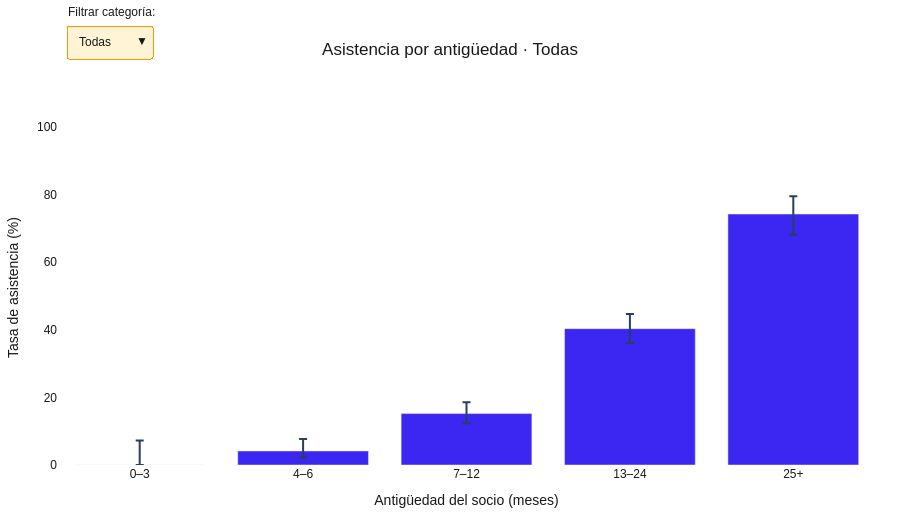

This figure's notebook cell:
### Markdown cell above
### 5. Gráfico interactivo

Usa el desplegable para filtrar por categoría de clase. Pasa el cursor sobre las columnas para ver reservas, asistencias y tasas.

### Code cell
fig = make_interactive_figure(df)
fig.show()

### Figure 1 — Plotly figure (JSON) as saved in the notebook; plotly's stock layout.template omitted (floating-point values rounded to 4 significant figures)
{"data": [{"customdata": [[49, 0], [217, 9], [513, 78], [496, 200], [225, 167]], "error_y": {"array": [7.27, 3.546, 3.365, 4.375, 5.275], "arrayminus": [-6.939e-16, 1.95, 2.848, 4.227, 6.088], "type": "data", "visible": true}, "hovertemplate": "Antigüedad: %{x} meses<br>Asistencia: %{y:.1f}%<br>Reservas: %{customdata[0]:.0f}<br>Asistencias: %{customdata[1]:.0f}<extra></extra>", "marker": {"color": "#3C26F1"}, "name": "Todas", "type": "bar", "visible": true, "x": ["0–3", "4–6", "7–12", "13–24", "25+"], "y": [0.0, 4.147, 15.2, 40.32, 74.22]}, {"customdata": [[3, 0], [10, 1], [23, 4], [28, 11], [12, 9]], "error_y": {"array": [56.15, 30.42, 19.75, 18.31, 16.11], "arrayminus": [-5.551e-15, 8.212, 10.41, 15.72, 28.23], "type": "data", "visible": true}, "hovertemplate": "Antigüedad: %{x} meses<br>Asistencia: %{y:.1f}%<br>Reservas: %{customdata[0]:.0f}<br>Asistencias: %{customdata[1]:.0f}<extra></extra>", "marker": {"color": "#FF9500"}, "name": "Aqua", "type": "bar", "visible": false, "x": ["0–3", "4–6", "7–12", "13–24", "25+"], "y": [0.0, 10.0, 17.39, 39.29, 75.0]}, {"customdata": [[10, 0], [55, 2], [119, 19], [141, 57], [51, 32]], "error_y": {"array": [27.75, 8.687, 7.629, 8.25, 11.93], "arrayminus": [0, 2.633, 5.5, 7.742, 13.72], "type": "data", "visible": true}, "hovertemplate": "Antigüedad: %{x} meses<br>Asistencia: %{y:.1f}%<br>Reservas: %{customdata[0]:.0f}<br>Asistencias: %{customdata[1]:.0f}<extra></extra>", "marker": {"color": "#FF9500"}, "name": "Cycling", "type": "bar", "visible": false, "x": ["0–3", "4–6", "7–12", "13–24", "25+"], "y": [0.0, 3.636, 15.97, 40.43, 62.75]}, {"customdata": [[22, 0], [91, 4], [250, 43], [202, 85], [102, 81]], "error_y": {"array": [14.87, 6.367, 5.165, 6.894, 6.709], "arrayminus": [0, 2.673, 4.173, 6.598, 8.844], "type": "data", "visible": true}, "hovertemplate": "Antigüedad: %{x} meses<br>Asistencia: %{y:.1f}%<br>Reservas: %{customdata[0]:.0f}<br>Asistencias: %{customdata[1]:.0f}<extra></extra>", "marker": {"color": "#FF9500"}, "name": "HIIT", "type": "bar", "visible": false, "x": ["0–3", "4–6", "7–12", "13–24", "25+"], "y": [0.0, 4.396, 17.2, 42.08, 79.41]}, {"customdata": [[9, 0], [36, 1], [80, 8], [74, 29], [34, 24]], "error_y": {"array": [29.91, 11.39, 8.511, 11.39, 12.58], "arrayminus": [0, 2.286, 4.845, 10.32, 16.76], "type": "data", "visible": true}, "hovertemplate": "Antigüedad: %{x} meses<br>Asistencia: %{y:.1f}%<br>Reservas: %{customdata[0]:.0f}<br>Asistencias: %{customdata[1]:.0f}<extra></extra>", "marker": {"color": "#FF9500"}, "name": "Strength", "type": "bar", "visible": false, "x": ["0–3", "4–6", "7–12", "13–24", "25+"], "y": [0.0, 2.778, 10.0, 39.19, 70.59]}, {"customdata": [[5, 0], [23, 1], [35, 4], [48, 18], [24, 19]], "error_y": {"array": [43.45, 16.64, 14.52, 14.14, 11.59], "arrayminus": [0, 3.576, 6.893, 12.28, 19.64], "type": "data", "visible": true}, "hovertemplate": "Antigüedad: %{x} meses<br>Asistencia: %{y:.1f}%<br>Reservas: %{customdata[0]:.0f}<br>Asistencias: %{customdata[1]:.0f}<extra></extra>", "marker": {"color": "#FF9500"}, "name": "Yoga", "type": "bar", "visible": false, "x": ["0–3", "4–6", "7–12", "13–24", "25+"], "y": [0.0, 4.348, 11.43, 37.5, 79.17]}], "layout": {"annotations": [{"showarrow": false, "text": "Filtrar categoría:", "x": 0.01, "xanchor": "left", "xref": "paper", "y": 1.3, "yref": "paper"}], "font": {"color": "#191919", "family": "Arial, sans-serif"}, "height": 530, "margin": {"b": 65, "l": 52, "r": 25, "t": 110}, "paper_bgcolor": "#FFFFFF", "plot_bgcolor": "#FFFFFF", "showlegend": false, "title": {"text": "Asistencia por antigüedad · Todas", "x": 0.5}, "updatemenus": [{"bgcolor": "#FFF5D6", "bordercolor": "#FF9500", "buttons": [{"args": [{"visible": [true, false, false, false, false, false]}, {"title": "Asistencia por antigüedad · Todas"}], "label": "Todas", "method": "update"}, {"args": [{"visible": [false, true, false, false, false, false]}, {"title": "Asistencia por antigüedad · Aqua"}], "label": "Aqua", "method": "update"}, {"args": [{"visible": [false, false, true, false, false, false]}, {"title": "Asistencia por antigüedad · Cycling"}], "label": "Cycling", "method": "update"}, {"args": [{"visible": [false, false, false, true, false, false]}, {"title": "Asistencia por antigüedad · HIIT"}], "label": "HIIT", "method": "update"}, {"args": [{"visible": [false, false, false, false, true, false]}, {"title": "Asistencia por antigüedad · Strength"}], "label": "Strength", "method": "update"}, {"args": [{"visible": [false, false, false, false, false, true]}, {"title": "Asistencia por antigüedad · Yoga"}], "label": "Yoga", "method": "update"}], "showactive": true, "type": "dropdown", "x": 0.01, "xanchor": "left", "y": 1.24, "yanchor": "top"}], "xaxis": {"title": {"text": "Antigüedad del socio (meses)"}}, "yaxis": {"range": [0, 105], "title": {"text": "Tasa de asistencia (%)"}}}}
